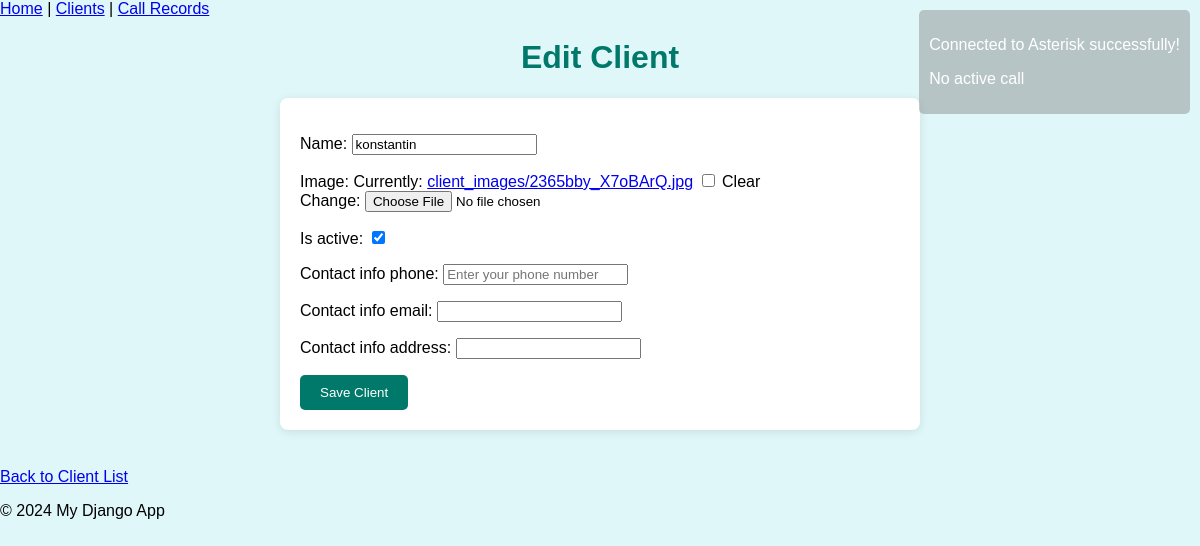
/clients/6/edit/, run on an earlier commit of the app's database.
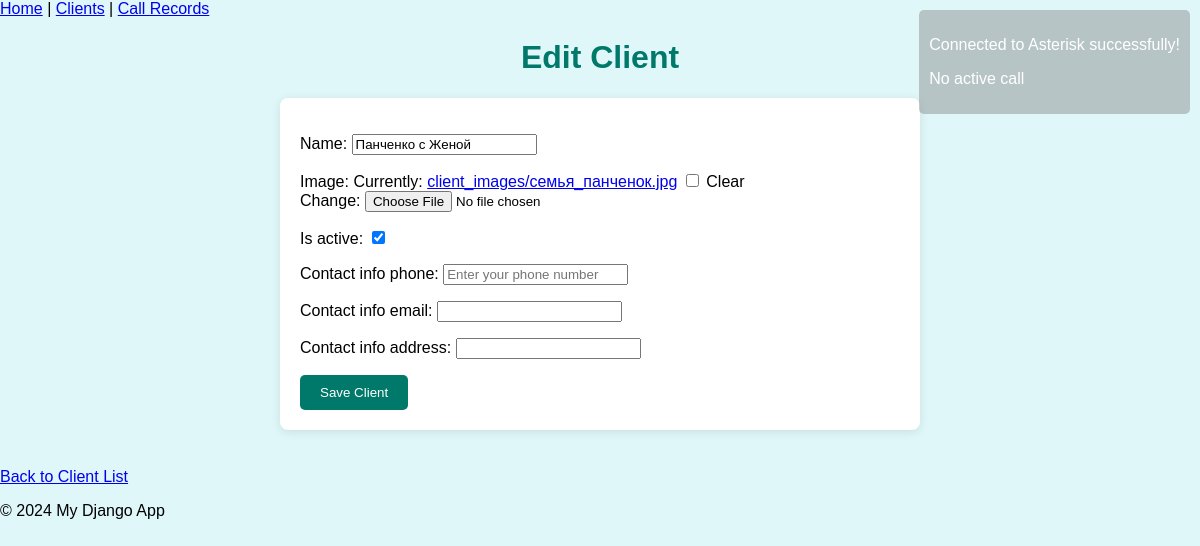
And on a later commit of the database.
### configurations/models.py (models this page shows, shortened)
class Client(models.Model):
    name = models.CharField(max_length=55)
    contact_info = models.OneToOneField(ContactInfo, on_delete=models.CASCADE, null=True, blank=True)
    image = models.ImageField(upload_to='client_images/', blank=True, null=True)
    is_active = models.BooleanField(default=True)
    created_at = models.DateTimeField(default=timezone.now)
    updated_at = models.DateTimeField(auto_now=True)

### configurations/views.py (the view)
# urls.py: path('clients/<int:pk>/edit/', edit_client, name='edit_client'),
def edit_client(request, pk):
    is_connected = get_asterisk_connection_status()
    is_active_call = get_active_calls()
    clients = Client.objects.all()
    client = get_object_or_404(Client, pk=pk)
    if request.method == "POST":
        form = ClientForm(request.POST, request.FILES, instance=client)
        if form.is_valid():
            form.save()
            return redirect('client_list')
    else:
        form=ClientForm(instance=client)
    context = {
        'form': form,
        'is_connected': is_connected,
        'is_active_call': is_active_call,
        'clients': clients,
        'client': client,
    }
    return render(request, 'configurations/edit_client.html', context)

### configurations/forms.py (shortened to what this page needs)
class ClientForm(forms.ModelForm):
    contact_info_phone = forms.CharField(max_length=20, required=False,  widget=forms.TextInput(attrs={'placeholder': 'Enter your phone number'}))
    contact_info_email = forms.EmailField(required=False)
    contact_info_address = forms.CharField(max_length=255, required=False)
    class Meta:
        model = Client
        fields = ['name', 'image', 'is_active']

### configurations/scripts/active_calls.py (called while the page is built)
    def _execute_command(self, command):
        try:
            client = paramiko.SSHClient()
            client.set_missing_host_key_policy(paramiko.AutoAddPolicy())
            client.connect(self.host, port=self.port, username=self.username, password=self.password)
            stdin, stdout, stderr = client.exec_command(command)
            output = stdout.read().decode()
            error = stderr.read().decode()
            client.close()
            if error:
                print(f"Ошибка выполнения команды: {error}")
            return output
        except Exception as e:
            print(f"Ошибка подключения: {e}")
            return None

### configurations/scripts/asterisk_connection.py (called while the page is built, shortened)
    def check_connection(self):
        return False

### configurations/templates/configurations/edit_client.html (shortened to what this page needs)
{% extends 'base.html' %}
{% block content %}
<h1>Edit Client</h1>
<form method="post" enctype="multipart/form-data">
    {{ form.as_p }}
    <button type="submit">Save Client</button>
</form>
<br>
<a href="{% url 'client_list' %}">Back to Client List</a>
{% endblock %}

What changed in the data, as far as the page shows it:
changed Client: name "konstantin" → "Панченко с Женой"
Also different on the page:
text no longer shown: "Name: Image: Currently: client_images/2365bby_X7oBArQ.jpg Clear Change: Is active: Contact info phone: Contact info email: Contact info address:"
text now shown: "Name: Image: Currently: client_images/семья_панченок.jpg Clear Change: Is active: Contact info phone: Contact info email: Contact info address:"
